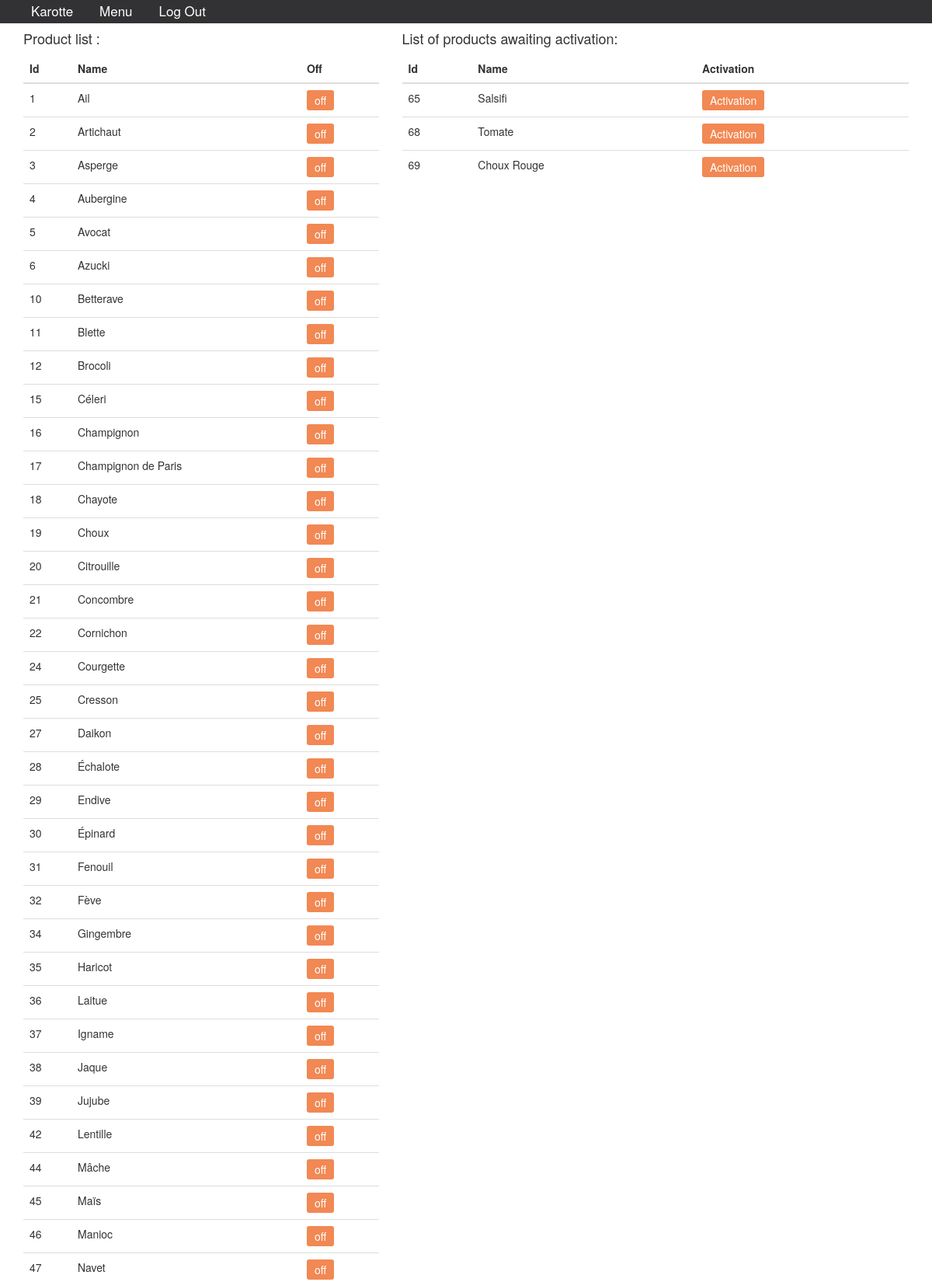
Screenshot of /BackOfficeKarotte/ListeProduits (signed in, upper part) with the database file from the repository.
### tables this page shows
CREATE TABLE IF NOT EXISTS `ListeProduit` (
  `Id` int(9) NOT NULL,
  `Name` varchar(255) NOT NULL,
  `Actif` int(1) NOT NULL DEFAULT '1'
);

### BackOfficeKarotte/Controller/ListeProduits.php (called while the page is built, shortened)
<?php
$objOffice = new office($connectOffice);
$listes = $objOffice->ListeProduits();
$listesActive = $objOffice->LIsteProduitsNoActived();
?>

### BackOfficeKarotte/model/connectOffice.class.php (called while the page is built, shortened)
<?php
class connectOffice {
    public function setConnect(PDO $connectOffice)
    {
        $this -> _connectOffice = $connectOffice;
    }
}
?>

### BackOfficeKarotte/model/office.class.php (called while the page is built, shortened)
<?php
class office extends connectOffice {
    public function ListeProduits(){
        $req = $this -> _connectOffice -> query("SELECT * FROM `ListeProduit` WHERE Actif='1'");
        $res = $req -> fetchAll();
        return $res;
    }
    public function LIsteProduitsNoActived(){
        $req = $this -> _connectOffice -> query("SELECT * FROM `ListeProduit` WHERE Actif='0'");
        $res = $req -> fetchAll();
        return $res;
    }
}
?>

### BackOfficeKarotte/views/ListeProduits.php (the view, shortened to what this page needs)
<?php
require "Controller/ListeProduits.php"
?>
<div class="container ListeUtilisateurs">
    <div class="row">
        <div class="col-sm-5">
            <h4>Product list :</h4>
            <table class="table table-hover table-fixed">
                <thead>
                <tr>
                    <th>Id</th>
                    <th>Name</th>
                    <th>Off</th>
                </tr>
                </thead>
                <tbody>
                <?php
                foreach($listes as $Liste){
                    ?>
                    <tr>
                        <td><?= $Liste['Id'] ?></td>
                        <td><?= $Liste['Name'] ?></td>
                        <td>
                            <form method="post">
                                <input class="produitInput" type="submit" name="deactiver" value="off">
                            </form>
                        </td>
                    </tr>
                    <?php
                }
                ?>
                </tbody>
            </table>
        </div>
        <div class="col-sm-7">
            <h4>List of products awaiting activation:</h4>
            <table class="table table-hover table-fixed">
                <thead>
                <tr>
                    <th>Id</th>
                    <th>Name</th>
                    <th>Activation</th>
                </tr>
                </thead>
                <tbody>
                <?php
                foreach($listesActive as $Liste){
                    ?>
                    <tr>
                        <td><?= $Liste['Id'] ?></td>
                        <td><?= $Liste['Name'] ?></td>
                        <td>
                            <form method="post">
                                <input class="produitInput" type="submit" name="active" value="Activation">
                            </form>
                        </td>
                    </tr>
                    <?php
                }
                ?>
                </tbody>
            </table>
        </div>
    </div>
</div>

### BackOfficeKarotte/src/asset/css/2486.css (style rules this page uses)
.produitInput { padding: 3px 10px; background: #f28853; border: none; border-radius: 3px; color: #fff; }

### rows the page displays
listeproduit: Id "1", Name "Ail"
listeproduit: Id "2", Name "Artichaut"
listeproduit: Id "3", Name "Asperge"
listeproduit: Id "4", Name "Aubergine"
listeproduit: Id "5", Name "Avocat"
listeproduit: Id "6", Name "Azucki"
listeproduit: Id "10", Name "Betterave"
listeproduit: Id "11", Name "Blette"
listeproduit: Id "12", Name "Brocoli"
listeproduit: Id "15", Name "Céleri"
listeproduit: Id "16", Name "Champignon"
listeproduit: Id "17", Name "Champignon de Paris"
listeproduit: Id "18", Name "Chayote"
listeproduit: Id "19", Name "Choux"
listeproduit: Id "20", Name "Citrouille"
listeproduit: Id "21", Name "Concombre"
listeproduit: Id "22", Name "Cornichon"
listeproduit: Id "24", Name "Courgette"
listeproduit: Id "25", Name "Cresson"
listeproduit: Id "27", Name "Daikon"
listeproduit: Id "28", Name "Échalote"
listeproduit: Id "29", Name "Endive"
listeproduit: Id "30", Name "Épinard"
listeproduit: Id "31", Name "Fenouil"
listeproduit: Id "32", Name "Fève"
listeproduit: Id "34", Name "Gingembre"
listeproduit: Id "35", Name "Haricot"
listeproduit: Id "36", Name "Laitue"
listeproduit: Id "37", Name "Igname"
listeproduit: Id "38", Name "Jaque"
listeproduit: Id "39", Name "Jujube"
listeproduit: Id "42", Name "Lentille"
listeproduit: Id "44", Name "Mâche"
listeproduit: Id "45", Name "Maïs"
listeproduit: Id "46", Name "Manioc"
listeproduit: Id "47", Name "Navet"
listeproduit: Id "65", Name "Salsifi"
listeproduit: Id "68", Name "Tomate"
listeproduit: Id "69", Name "Choux Rouge"
